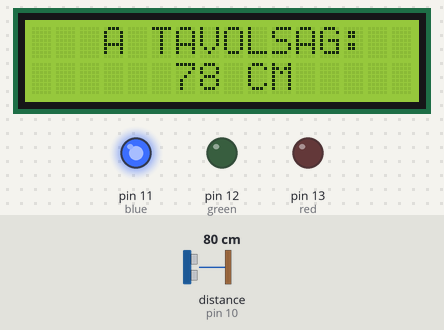
A sketch run on a simulated Arduino Uno, built with avr-gcc and run on an emulated ATmega328P. Shown: 16×2 character LCD, output pins drawn as LEDs (lit = HIGH). Wiring (inferred from the names in the program): ultrasonic range finder: trigger pin 9; echo pin 10. The test bench sets the inputs (shaded band); at power-on: distance to the obstacle (sensor on pin 10) 80 cm. The echo pulse lasts 58.3 µs per cm; pins used as bus, display or sensor lines are not drawn; what the sketch prints to the serial monitor is not drawn.

Above: at 1.2 s.
1.3 s: distance to the obstacle (sensor on pin 10) set to 48 cm
At 2.0 s:
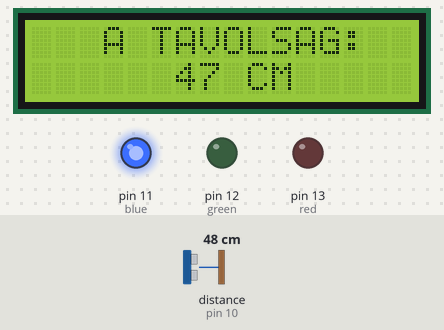
4.4 s: distance to the obstacle (sensor on pin 10) set to 41 cm
At 5.1 s:
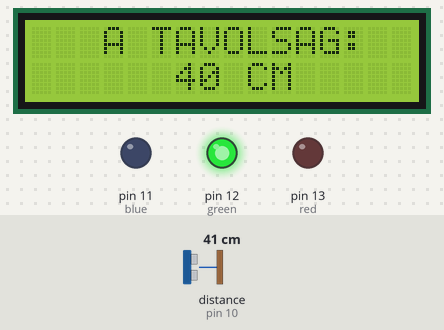
7.3 s: distance to the obstacle (sensor on pin 10) set to 2 cm
At 7.8 s:
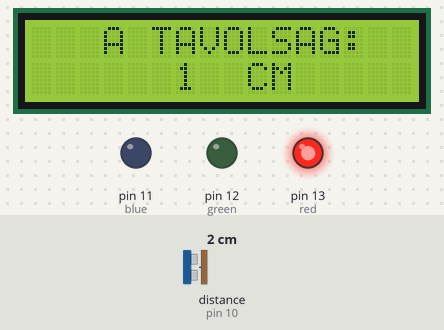
9.9 s: distance to the obstacle (sensor on pin 10) set to 19 cm
At 10.4 s:
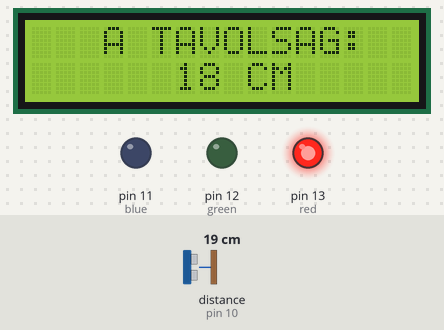
11.5 s: distance to the obstacle (sensor on pin 10) set to 23 cm
At 11.9 s:
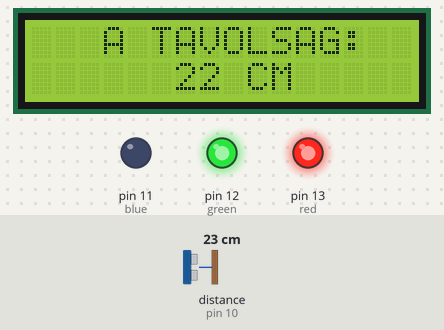
14.0 s: distance to the obstacle (sensor on pin 10) set to 60 cm
At 14.5 s:
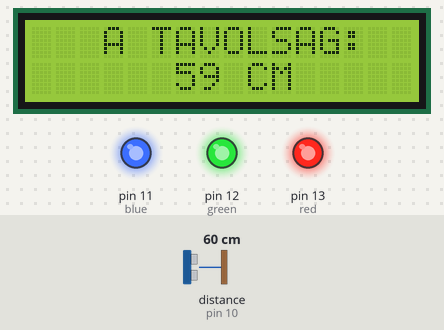
Timing chart, 0 to 17.0 s (numbered marks = the images above; inputs shaded):
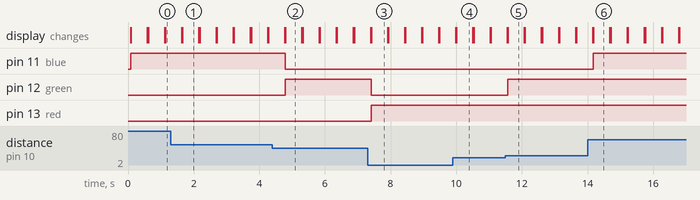

Measured:
- the behaviour switches between 46 and 45 cm on distance to the obstacle (sensor on pin 10) (found by bisection; images 1 and 2)
- the behaviour switches between 20 and 21 cm on distance to the obstacle (sensor on pin 10) (found by bisection; images 4 and 5)
- after the input at 1.3 s, the display: first differs from a run without the input after 0.36 s (image 1)
- after the input at 4.4 s, pin 11 (blue): HIGH → LOW after 0.40 s; pin 12 (green): LOW → HIGH after 0.40 s; the display: first differs from a run without the input after 0.40 s (image 2)
- after the input at 7.3 s, pin 12 (green): HIGH → LOW after 0.11 s; pin 13 (red): LOW → HIGH after 0.11 s; the display: first differs from a run without the input after 0.11 s (image 3)
- after the input at 9.9 s, the display: first differs from a run without the input after 0.11 s (image 4)
- after the input at 11.5 s, pin 12 (green): LOW → HIGH after 0.07 s; the display: first differs from a run without the input after 0.07 s (image 5)
- after the input at 14.0 s, pin 11 (blue): LOW → HIGH after 0.18 s; the display: first differs from a run without the input after 0.18 s (image 6)

The sketch:

ultrasonicdistancemeasurement.ino
```cpp
#include <Wire.h> //Wire könyvtár beillesztése az I2C busz használatához
#include <LiquidCrystal_I2C.h> //Az I2C Folyékony kristályos LCD kijelző kezelő könyvtára
LiquidCrystal_I2C lcd(0x27, 16, 2); //Az általunk használt kijelző karakterkészlete 16 karakter és 2 sor

const int trigPin = 9; //konstans globális integer típusú változó mely az Ultrahangos szenzor trigger pin-jét tárolja
const int echoPin = 10; //konstans globális integer típusú változó mely az Ultrahangos szenzor echo pin-jét tárolja
long idotartam; //long típusú változó mely az időtartam értékét tárolja
int tavolsag; //integer típusú változó mely a távolság értékét tárolja
int blue = 11; //A kék led pinjét tartalmazó globális integer változó
int green = 12; //A zöld led pinjét tartalmazó globális integer változó
int red = 13; //A piros led pinjét tartalmazó globális integer változó
int veszely; //globális integer típusú változó

void setup()
{
  lcd.init(); //Az LCD kijelző inicializálása
  lcd.backlight(); //Az LCD kijelző háttérvilágításának bekapcsolása
  pinMode(trigPin, OUTPUT); //A szenzor trigger pinje, mint digitális kimenet
  pinMode(echoPin, INPUT); //A szenzor echo pinje, mint digitális bemenet
  pinMode(blue, OUTPUT); //A kék ledet tartalmazó pin kimenetté alakítása
  pinMode(green, OUTPUT); //A zöld ledet tartalmazó pin kimenetté alakítása
  pinMode(red, OUTPUT); //A piros ledet tartalmazó pin kimenetté alakítása
  Serial.begin(9600); //A soros porton történő kommunikáció bitrátája
}
void loop() //ciklus
{
  digitalWrite(trigPin, LOW); //A trigger pin lenullázása
  delayMicroseconds(2); //Várakozás 2 mikroszekundum ideig
  digitalWrite(trigPin, HIGH); //A trigger pin aktiválása 1-es vagy HIGH értékkel
  delayMicroseconds(10); //A trigger pin aktiválása 10 mikroszekundum ideig
  digitalWrite(trigPin, LOW); //A trigger pin deaktiválása
  idotartam = pulseIn(echoPin, HIGH); //Az echo pinre érkező jel olvasása és tárolása az időtartam változóban
  tavolsag = idotartam * 0.034 / 2; //A távolság kiszámítása, valamint értékének a tárolása a távolság változóban
  Serial.println("A távolság: "); //Megadott karakterlánc soros porton való megjelenítése
  Serial.println(tavolsag); //A változó értékenek a soros porton való megjelenítése
  lcd.setCursor(3, 0); //Kurzor pozicionálás ez esetben 3. karakter a 0. sorban
  lcd.print("A TAVOLSAG:"); //Megadott karakterlánc kiíratása
  lcd.setCursor(6, 1); //Kurzor pozicionálás ez esetben 6. karakter a 1. sorban
  lcd.print(tavolsag); //A távolság változó értékének a kiíratása
  lcd.setCursor(9, 1); //Kurzor pozicionálás ez esetben 9. karakter a 1. sorban
  lcd.print("CM"); //Megadott karakterlánc kiíratása
  if (tavolsag > 150) //Szelekció ha a mért távolság nagyobb, mint 150 cm akkor:
  {
    veszely = 3; //A változó értéke = 3
  }
  if (tavolsag < 100 & tavolsag != 50) //Szelekció ha a mért távolság kisebb, mint 100 cm és nem egyenlő 50 cm akkor:
  {
    veszely = 0; //A változó értéke = 0
  }
  if (tavolsag < 45 & tavolsag != 25) //Szelekció ha a mért távolság kisebb, mint 45 cm és nem egyenlő 25 cm akkor:
  {
    veszely = 1; //A változó értéke = 1
  }
  if (tavolsag < 20) //Szelekció ha a mért távolság kisebb, mint 20 cm akkor:
  {
    veszely = 2; //A változó értéke = 2
  }

  switch(veszely) //Switch case többirányú elágazás:
  {
    case 0: //Ha a veszély változó értéke = 0 akkor:
      digitalWrite(blue, HIGH); //Kék led világít
      break; //Kilépés az elágazásból
    case 1: //Ha a veszély változó értéke = 1 akkor:
      digitalWrite(green, HIGH); //Zöld led világít
      digitalWrite(blue, LOW); //Kék led nem világít
      break; //Kilépés az elágazásból
    case 2: //Ha a veszély változó értéke = 2 akkor:
      digitalWrite(red, HIGH); //Piros led világít
      digitalWrite(blue, LOW); //Kék led nem világít
      digitalWrite(green, LOW); //Zöld led nem világít
      break; //Kilépés az elágazásból
    default: //Egyébként
      digitalWrite(blue, LOW); //Kék led nem világít
      digitalWrite(green, LOW); //Zöld led nem világít
      digitalWrite(red, LOW); //Piros led nem világít
      break; //Kilépés az elágazásból
  }
  delay(500); //Várakozás 0.5 másodpercig
  lcd.clear(); //Az LCD kijelző tartalmának a törlése
}
```
